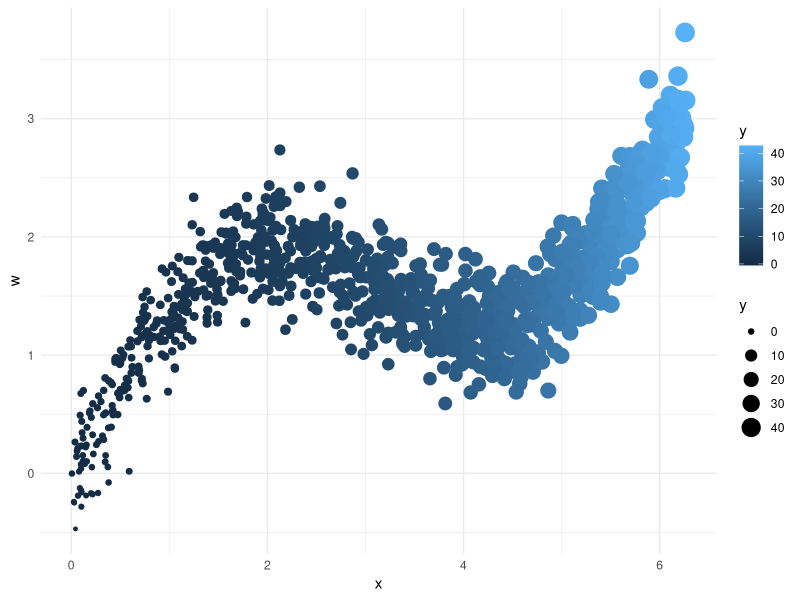
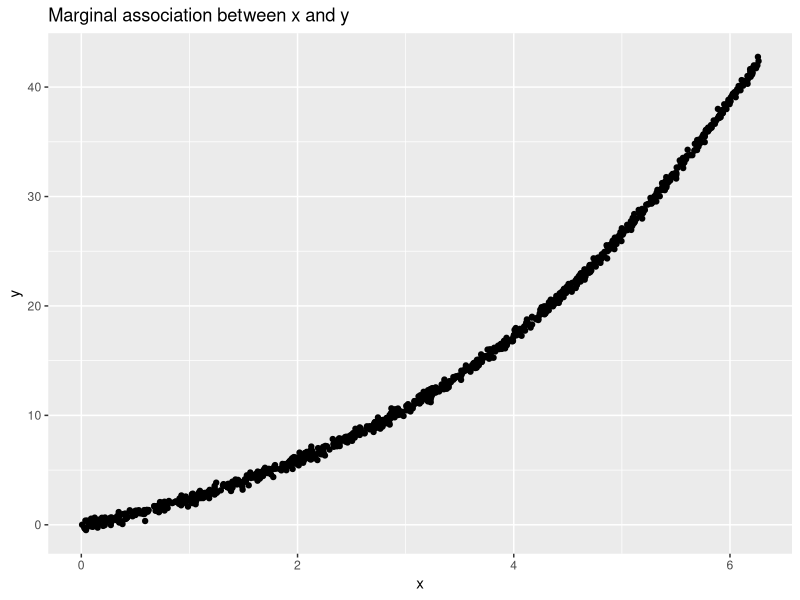
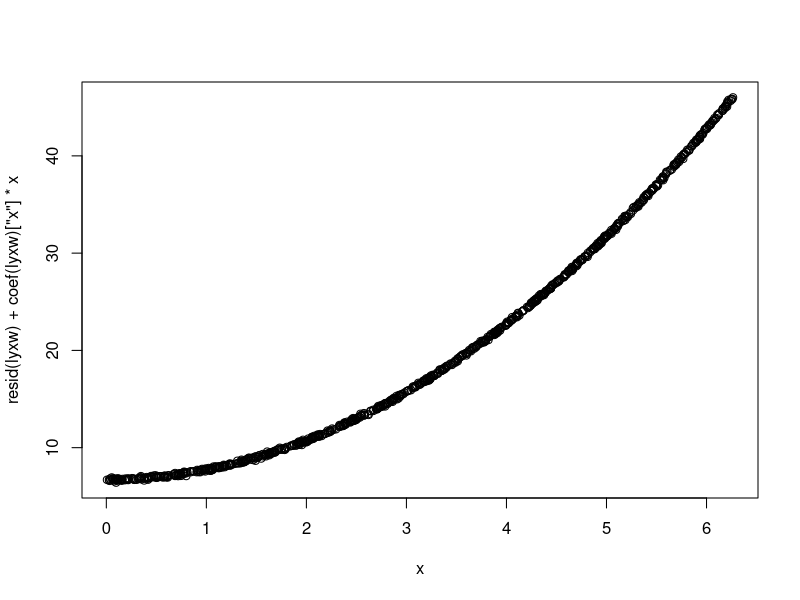

Source code (R) for these figures, in order:
## ---- chunk 1
require(ggplot2)
set.seed(12345)
N = 1000
x <- runif(N, min = 0, max=2*pi)
w <- .5*x + sin(x) + rnorm(N, sd=.25)
sy <- rnorm(N, sd=.1)
y <- x^2 + w + sy
df = data.frame(x=x,w=w,y=y)
## ---- chunk 2
ggplot(df, aes(x=x, y=w,col=y, size=y)) + 
  geom_point() + theme_minimal()
## ---- chunk 3
ggplot(df, aes(x=x,y=y)) + 
  geom_point() + 
  ggtitle("Marginal association between x and y")
## ---- chunk 4
lyxw <- lm(y~x+w)
plot(x, resid(lyxw)+coef(lyxw)['x']*x)
